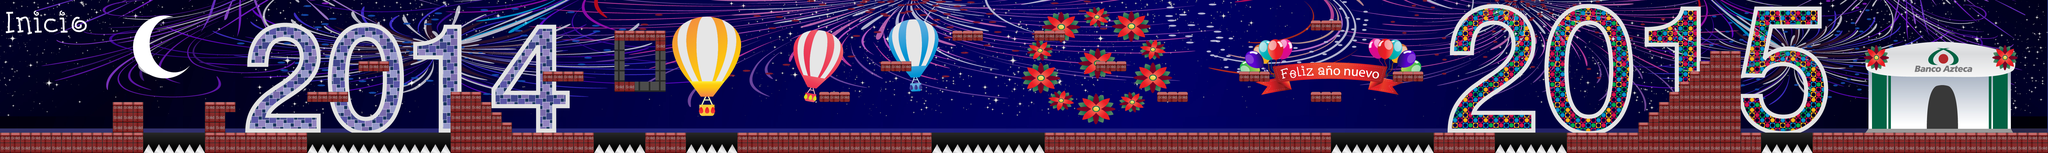

Below is a game level as drawn by its tile map, then a one-line description and the .tmx that defines it (tile-layer data replaced by summaries):
An orthogonal 200x15 tile map with 32x32 px tiles, 2 tile layers (patrones, collision), 6 tilesets, 1 image layer and 27 objects (20x SweetEntity, 5x WalkingEnemy, hero, me.LevelEntity).

<map version="1.0" orientation="orthogonal" renderorder="right-down" width="200" height="15" tilewidth="32" tileheight="32">
 <tileset firstgid="1" name="trampa_bloque_inferior" tilewidth="32" tileheight="32">
  <image source="../img/trampa_bloque_inferior.png" width="32" height="32" />
 </tileset>
 <tileset firstgid="2" name="trampa_bloque_superior" tilewidth="32" tileheight="32">
  <image source="../img/trampa_bloque_superior.png" width="32" height="32" />
  <tile id="0">
   <properties>
    <property name="type" value="solid" />
   </properties>
  </tile>
 </tileset>
 <tileset firstgid="3" name="metatiles32x32" tilewidth="32" tileheight="32">
  <image source="metatiles32x32.png" width="160" height="32" />
  <tile id="0">
   <properties>
    <property name="type" value="solid" />
   </properties>
  </tile>
 </tileset>
 <tileset firstgid="8" name="Bloque_flotanteA" tilewidth="32" tileheight="32">
  <image source="../img/nuevoA/Bloque_flotanteA.png" width="32" height="32" />
 </tileset>
 <tileset firstgid="9" name="Piso_InferiorA" tilewidth="32" tileheight="32">
  <image source="../img/nuevoA/Piso_InferiorA.png" width="32" height="32" />
 </tileset>
 <tileset firstgid="10" name="Piso_superiorA" tilewidth="32" tileheight="32">
  <image source="../img/nuevoA/Piso_superiorA.png" width="32" height="32" />
 </tileset>
 <imagelayer name="fondo">
  <image source="../img/nuevoA/Escenario_2.jpg" />
 </imagelayer>
 <layer name="patrones" width="200" height="15">
  <data>[3000 cells, 545 non-empty, 5 distinct tile ids]</data>
 </layer>
 <layer name="collision" width="200" height="15" opacity="0.44">
  <data>[3000 cells, 409 non-empty, 1 distinct tile ids]</data>
 </layer>
 <objectgroup color="#0d37a4" name="Gifts">
  <object name="SweetEntity" x="1007" y="254" width="32" height="32">
   <properties>
    <property name="image" value="caramelo" />
    <property name="spriteheight" value="32" />
    <property name="spritewidth" value="32" />
   </properties>
  </object>
  <object name="SweetEntity" x="524" y="110" width="32" height="32">
   <properties>
    <property name="image" value="caramelo" />
    <property name="spriteheight" value="32" />
    <property name="spritewidth" value="32" />
   </properties>
  </object>
  <object name="SweetEntity" x="1154" y="158" width="32" height="32">
   <properties>
    <property name="image" value="caramelo" />
    <property name="spriteheight" value="32" />
    <property name="spritewidth" value="32" />
   </properties>
  </object>
  <object name="SweetEntity" x="1405" y="87" width="32" height="32">
   <properties>
    <property name="image" value="caramelo" />
    <property name="spriteheight" value="32" />
    <property name="spritewidth" value="32" />
   </properties>
  </object>
  <object name="SweetEntity" x="1958" y="164" width="32" height="32">
   <properties>
    <property name="image" value="caramelo" />
    <property name="spriteheight" value="32" />
    <property name="spritewidth" value="32" />
   </properties>
  </object>
  <object name="SweetEntity" x="2214" y="261" width="32" height="32">
   <properties>
    <property name="image" value="caramelo" />
    <property name="spriteheight" value="32" />
    <property name="spritewidth" value="32" />
   </properties>
  </object>
  <object name="SweetEntity" x="2786" y="157" width="32" height="32">
   <properties>
    <property name="image" value="caramelo" />
    <property name="spriteheight" value="32" />
    <property name="spritewidth" value="32" />
   </properties>
  </object>
  <object name="SweetEntity" x="3135" y="-40" width="32" height="32">
   <properties>
    <property name="image" value="caramelo" />
    <property name="spriteheight" value="32" />
    <property name="spritewidth" value="32" />
   </properties>
  </object>
  <object name="SweetEntity" x="3901" y="190" width="32" height="32">
   <properties>
    <property name="image" value="caramelo" />
    <property name="spriteheight" value="32" />
    <property name="spritewidth" value="32" />
   </properties>
  </object>
  <object name="SweetEntity" x="3460" y="143" width="32" height="32">
   <properties>
    <property name="image" value="caramelo" />
    <property name="spriteheight" value="32" />
    <property name="spritewidth" value="32" />
   </properties>
  </object>
  <object name="SweetEntity" x="3902" y="382" width="32" height="32">
   <properties>
    <property name="image" value="caramelo" />
    <property name="spriteheight" value="32" />
    <property name="spritewidth" value="32" />
   </properties>
  </object>
  <object name="SweetEntity" x="3936" y="382" width="32" height="32">
   <properties>
    <property name="image" value="caramelo" />
    <property name="spriteheight" value="32" />
    <property name="spritewidth" value="32" />
   </properties>
  </object>
  <object name="SweetEntity" x="3970" y="382" width="32" height="32">
   <properties>
    <property name="image" value="caramelo" />
    <property name="spriteheight" value="32" />
    <property name="spritewidth" value="32" />
   </properties>
  </object>
  <object name="SweetEntity" x="4385" y="190" width="32" height="32">
   <properties>
    <property name="image" value="caramelo" />
    <property name="spriteheight" value="32" />
    <property name="spritewidth" value="32" />
   </properties>
  </object>
  <object name="SweetEntity" x="4992" y="258" width="32" height="32">
   <properties>
    <property name="image" value="caramelo" />
    <property name="spriteheight" value="32" />
    <property name="spritewidth" value="32" />
   </properties>
  </object>
  <object name="SweetEntity" x="5499" y="19" width="32" height="32">
   <properties>
    <property name="image" value="caramelo" />
    <property name="spriteheight" value="32" />
    <property name="spritewidth" value="32" />
   </properties>
  </object>
  <object name="SweetEntity" x="5709" y="159" width="32" height="32">
   <properties>
    <property name="image" value="caramelo" />
    <property name="spriteheight" value="32" />
    <property name="spritewidth" value="32" />
   </properties>
  </object>
  <object name="SweetEntity" x="2002" y="165" width="32" height="32">
   <properties>
    <property name="image" value="caramelo" />
    <property name="spriteheight" value="32" />
    <property name="spritewidth" value="32" />
   </properties>
  </object>
  <object name="SweetEntity" x="1960" y="213" width="32" height="32">
   <properties>
    <property name="image" value="caramelo" />
    <property name="spriteheight" value="32" />
    <property name="spritewidth" value="32" />
   </properties>
  </object>
  <object name="SweetEntity" x="2004" y="213" width="32" height="32">
   <properties>
    <property name="image" value="caramelo" />
    <property name="spriteheight" value="32" />
    <property name="spritewidth" value="32" />
   </properties>
  </object>
 </objectgroup>
 <objectgroup color="#a40200" name="Enemies">
  <object name="WalkingEnemy" x="1696" y="384" width="155" height="32">
   <properties>
    <property name="hp" value="2" />
    <property name="image" value="yeti3" />
    <property name="spriteheight" value="32" />
    <property name="spritewidth" value="31" />
    <property name="walkframes" value="8" />
   </properties>
  </object>
  <object name="WalkingEnemy" x="2368" y="368" width="392" height="48">
   <properties>
    <property name="hp" value="2" />
    <property name="image" value="yeti2" />
    <property name="spriteheight" value="48" />
    <property name="spritewidth" value="46" />
    <property name="walkframes" value="8" />
   </properties>
  </object>
  </objectgroup>
 <objectgroup color="#00a402" name="Spawn">
  <!-- 1 objects omitted --></objectgroup>
 <objectgroup name="Exit">
  <!-- 1 objects omitted --></objectgroup>
</map>
<!-- 5 of 27 objects omitted -->
